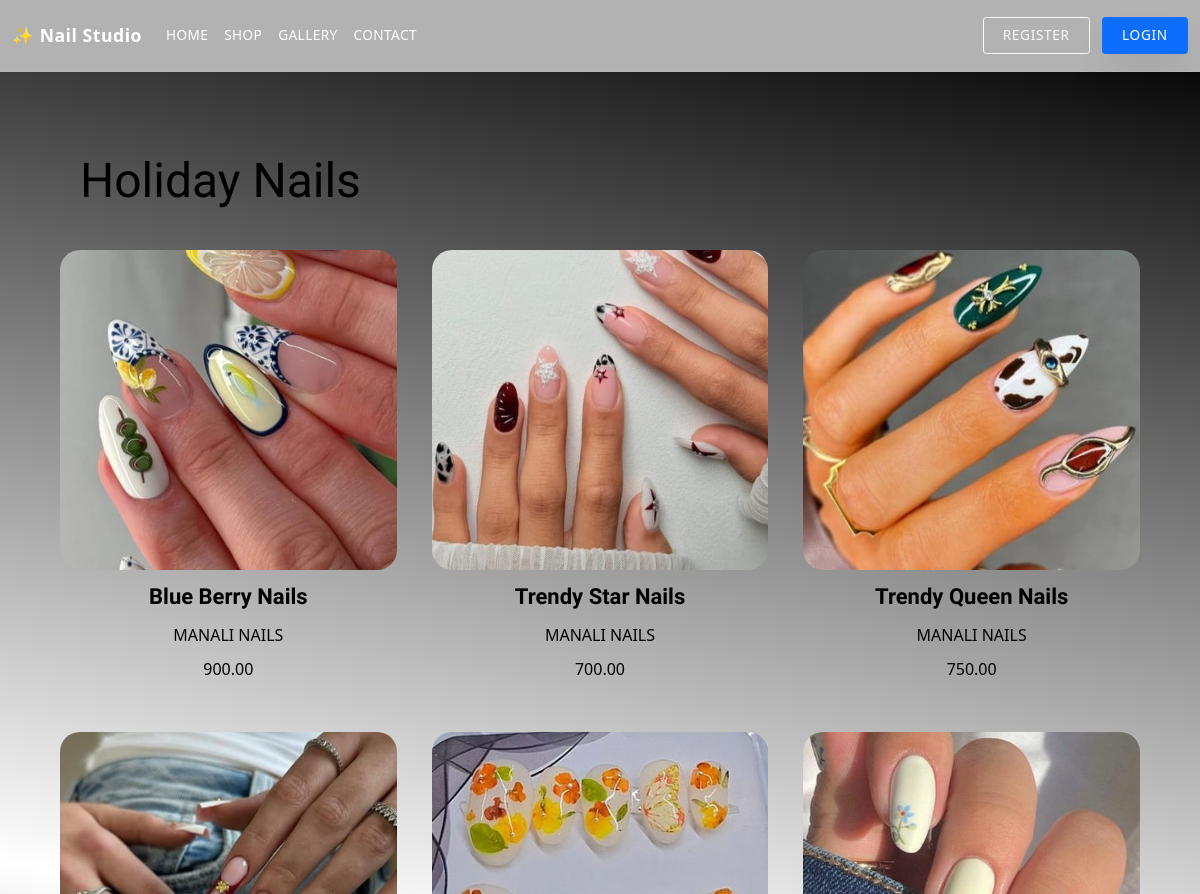
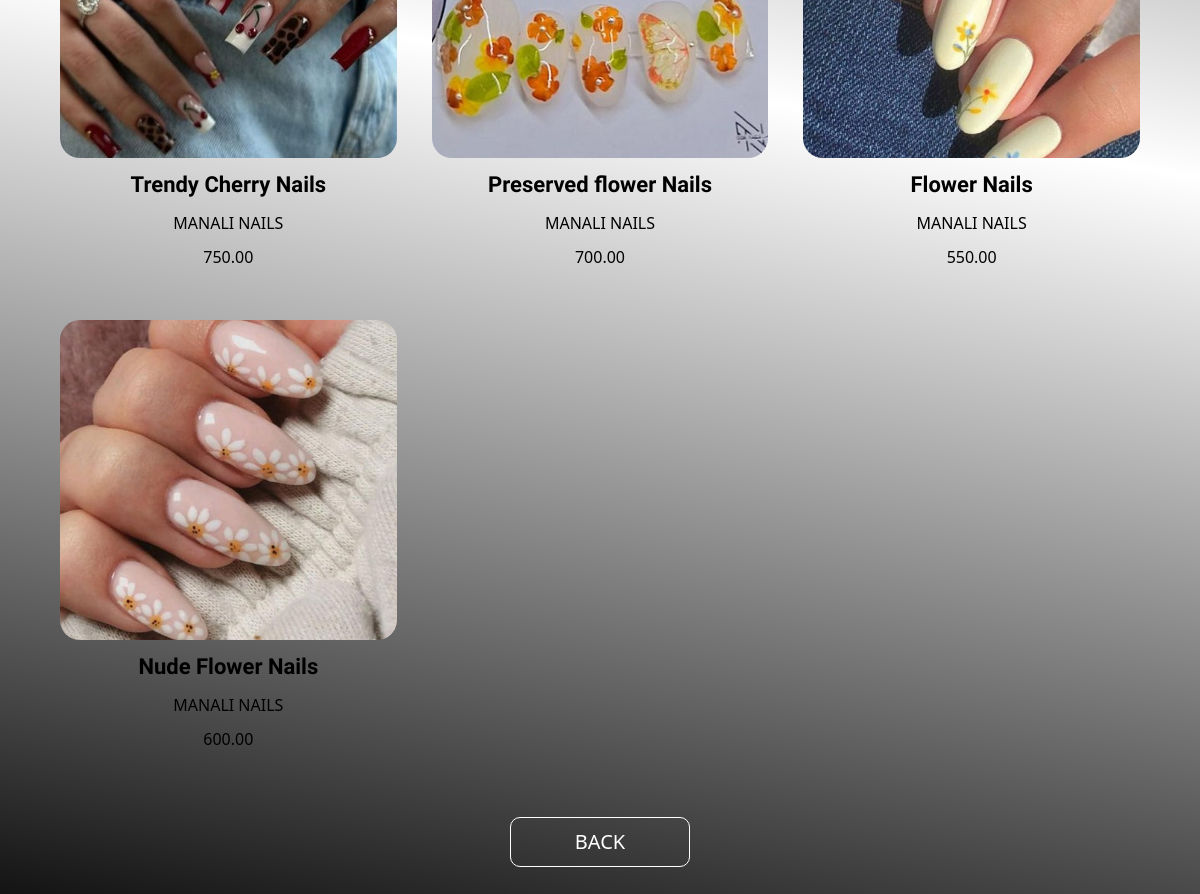
Screenshot of /holiday/ with the database file from the repository (2 pictures, top to bottom).
### demo/models.py (models this page shows, shortened)
class Product(models.Model):
    name = models.CharField(max_length=200)
    brand = models.CharField(max_length=200, default="MANALI NAILS")
    image = models.ImageField(upload_to='images/')
    price = models.DecimalField(max_digits=10, decimal_places=2, default=0.00)

### demo/views.py (the view)
# urls.py: path('holiday/',views.holiday,name='holiday'),
def holiday(request):
    products = Product.objects.all()
    return render(request , 'holiday.html' , {'products': products[54:61]})

### demo/templates/holiday.html
{% extends "base.html" %}
{% load static %}
{% block extra_css %}
<link rel="stylesheet" href="{% static 'css/holiday.css' %}">
{% endblock %}
{% block content %}
<div class="seller-section">
    <h1 class="seller-title">Holiday Nails</h1>
    <div class="seller-grid">
        {% for product in products %}
        <div class="seller-card">
            <a href="{% url 'details' product.id %}">
                <img class="seller-image" src="{{ product.image.url }}" alt="{{ product.name }}">
            </a>
            <p class="seller-name"><b>{{ product.name }}</b></p>
            <p class="seller-brand">{{ product.brand }}</p>
            <p class="seller-price">{{ product.price }}</p>
        </div>
        {% endfor %}
    </div>
    <div class="btn-wrapper">
        <a href="{% url 'shop' %}">
            <button class="shop-btn">BACK</button>
        </a>
    </div>
</div>
{% endblock %}

### demo/static/css/base.css (style rules this page uses)
:root { --color-bg: #f8f5f7; --color-surface: #ffffff; --color-surface-dark: #0d0d0d; --color-text: #1f1f1f; --color-text-muted: #5b5b5b; --color-accent: #f06292; --color-accent-dark: #b71c5c; --color-border: rgba(15, 15, 15, 0.08); --shadow-soft: 0 20px 40px rgba(15, 15, 15, 0.08); --shadow-card: 0 25px 60px rgba(14, 8, 30, 0.14); --nav-height: 72px; --max-width: 1200px; }
*, *::before, *::after { box-sizing: border-box; }
html { font-size: 16px; scroll-behavior: smooth; }
body { margin: 0; min-height: 100vh; font-family: "Inter", "Poppins", "Libre Baskerville", system-ui, -apple-system, BlinkMacSystemFont, "Segoe UI", sans-serif; background: var(--color-bg); color: var(--color-text); line-height: 1.6; -webkit-font-smoothing: antialiased; }
img, picture { max-width: 100%; display: block; height: auto; border-radius: inherit; }
a { color: inherit; text-decoration: none; }
button, input, textarea, select { font: inherit; color: inherit; }

### demo/static/css/holiday.css (style rules this page uses)
.seller-section { background: linear-gradient(10deg, rgba(1, 1, 1, 1) 0%, rgba(255, 255, 255, 1) 50%, rgba(10, 10, 10, 1) 100%); padding: 80px 20px 100px; color: black; }
.seller-title { font-size: 48px; font-family: "Quintessential", serif; margin-left: 60px; margin-bottom: 40px; }
.seller-grid { display: grid; grid-template-columns: repeat(auto-fit, minmax(260px, 1fr)); gap: 35px; padding: 0 40px; }
.seller-card { text-align: center; }
.seller-image { width: 100%; height: 320px; object-fit: cover; border-radius: 20px; transition: 0.4s; }
.seller-name { font-size: 22px; font-family: "Quintessential", serif; margin-top: 10px; }
.seller-brand, .seller-price { margin-top: -6px; font-size: 16px; }
.btn-wrapper { text-align: center; margin-top: 50px; }
.shop-btn { background: transparent; height: 50px; width: 180px; font-size: 20px; border-radius: 10px; color: white; border: 1px solid white; cursor: pointer; transition: 0.3s; }

### rows the page displays
Product: image (picture), name "Blue Berry Nails", brand "MANALI NAILS", price "900.00"
Product: image (picture), name "Trendy Star Nails", brand "MANALI NAILS", price "700.00"
Product: image (picture), name "Trendy Queen Nails", brand "MANALI NAILS", price "750.00"
Product: image (picture), name "Trendy Cherry Nails", brand "MANALI NAILS", price "750.00"
Product: image (picture), name "Preserved flower Nails", brand "MANALI NAILS", price "700.00"
Product: image (picture), name "Flower Nails", brand "MANALI NAILS", price "550.00"
Product: image (picture), name "Nude Flower Nails", brand "MANALI NAILS", price "600.00"
